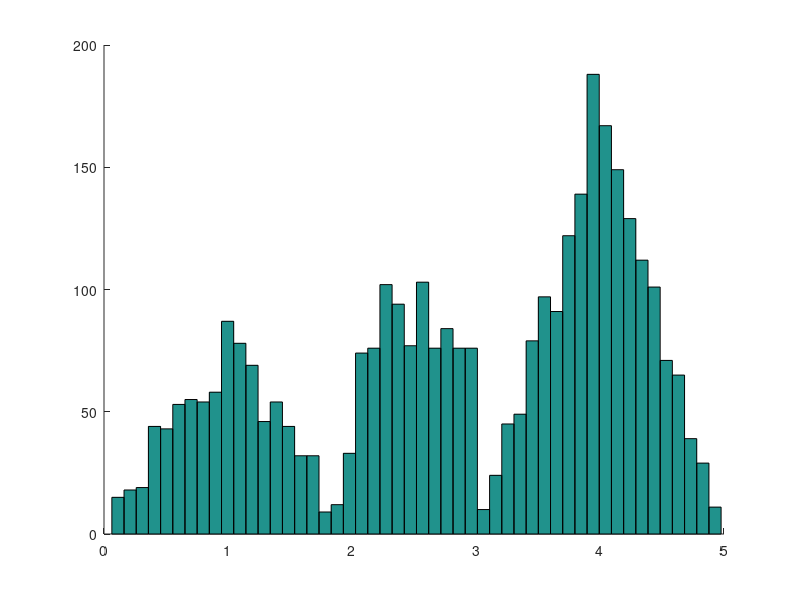

MATLAB code for this plot:
n = 10000;
u = 5 * rand(n, 1);
v = 0.6 * rand(n, 1);
y = zeros(n, 1);
t = (0<=u & u<1);y(t) = 0.25*u(t);
t = (1<=u & u<2);y(t) = -0.25*u(t)+0.5;
t = (2<=u & u<3);%y(t) = 0.25*ones(size(u(t)));
y(t) = 0.25;
t = (3<=u & u<4);y(t) = 0.5*u(t)-1.5;
t = (4<=u & u<=5);y(t)=-0.5*u(t)+2.5;
x=u(v<=y);
figure(1);
clf;
hold on;
hist(x, 50);